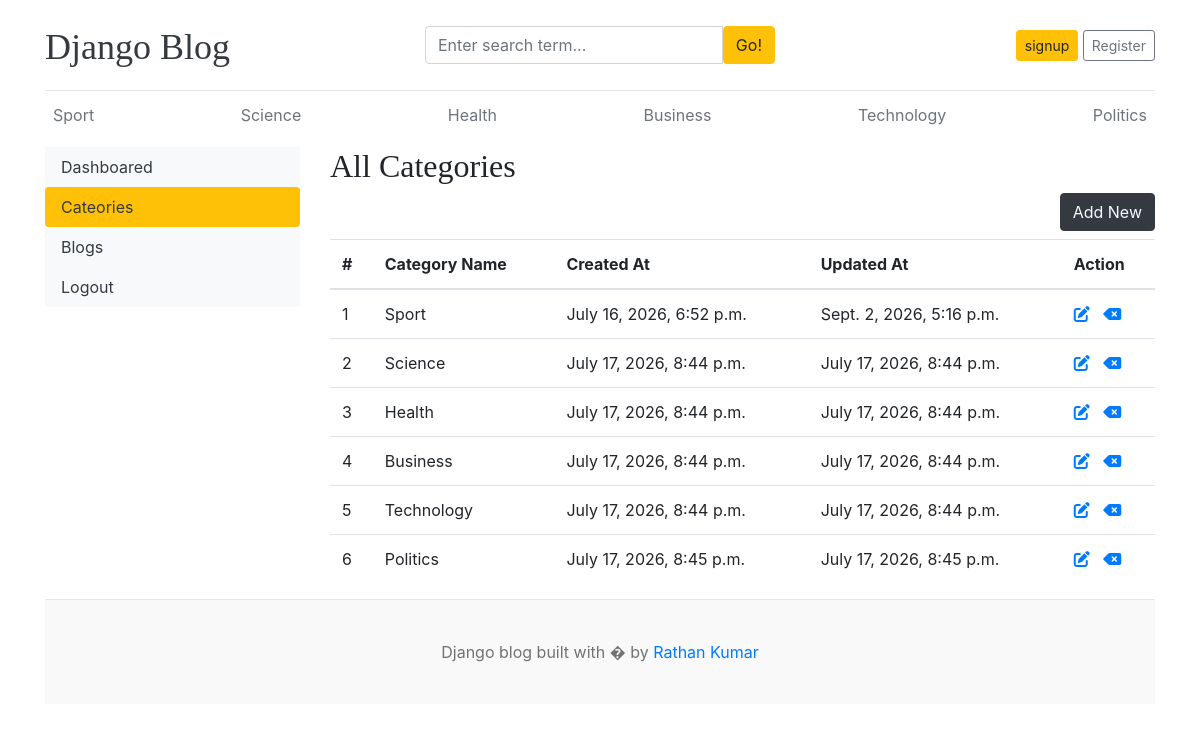
/dashboard/categories/, run on the app's committed database.
### blogs/models.py (models this page shows)
class Category(models.Model):
    category_name = models.CharField(unique=True)
    created_by = models.DateTimeField(auto_now_add=True)
    update_by = models.DateTimeField(auto_now=True)
    def __str__(self):
        return self.category_name

### Dashboard/views.py (the view)
# urls.py: path('categories/', views.categories, name='categories'),
def categories(request) :
    return render(request, 'dashboard/categories.html/' )

### blogs/context_processors.py (called while the page is built)
def get_categories(request):
    categories = Category.objects.all()
    return dict(categories=categories)

def get_social_links(request):
    social_links = SocialLink.objects.all()
    return dict(social_links=social_links)

### templates/dashboard/categories.html (shortened to what this page needs)
{% extends 'base.html' %}
{% block content %}
 <div class="nav-scroller py-1 mb-2">
        <nav class="nav d-flex justify-content-between">
          {% for i in categories %}
          <a class="p-2 text-muted" href="/category/{{ i.id }}/">{{i.category_name}}</a>
          {% endfor %}
        </nav>
      </div>
<div class="row">
    {% include "dashboard/slider.html" %}
    <div class="col-md-9">
        <h2>All Categories</h2>
        <a href="{% url 'add_categories' %}" class="btn btn-dark text-light float-right mb-2">Add New</a>
        <table class="table table-hover">
            <thead>
              <tr>
                <th>#</th>
                <th>Category Name</th>
                <th>Created At</th>
                <th>Updated At</th>
                <th>Action</th>
              </tr>
            </thead>
            <tbody>
            {% for cat in categories %}
              <tr>
                <td>{{ forloop.counter }}</td>
                <td>{{ cat }}</td>
                <td>{{cat.created_by}}</td>
                <td>{{cat.update_by}}</td>
                <td>
                    <a href="{% url "edit_categories" cat.id %}"><i class="fa-solid fa-pen-to-square"></i></a>
                    <a href="{% url "delete_categories" cat.id %}"><i class="fa-solid fa-delete-left"></i></a>
                </td>
              </tr>
            {% endfor %}
            </tbody>
          </table>
    </div>
</div>
{% endblock %}

### blog_main/static/css/blog.css (style rules this page uses)
h1, h2, h3, h4, h5, h6 { font-family: "Playfair Display", Georgia, "Times New Roman", serif; }

### data on the page
Category: category_name "Sport", created_by "July 16, 2026, 6:52 p.m.", update_by "Sept. 2, 2026, 5:16 p.m."
Category: category_name "Science", created_by "July 17, 2026, 8:44 p.m.", update_by "July 17, 2026, 8:44 p.m."
Category: category_name "Health", created_by "July 17, 2026, 8:44 p.m.", update_by "July 17, 2026, 8:44 p.m."
Category: category_name "Business", created_by "July 17, 2026, 8:44 p.m.", update_by "July 17, 2026, 8:44 p.m."
Category: category_name "Technology", created_by "July 17, 2026, 8:44 p.m.", update_by "July 17, 2026, 8:44 p.m."
Category: category_name "Politics", created_by "July 17, 2026, 8:45 p.m.", update_by "July 17, 2026, 8:45 p.m."
